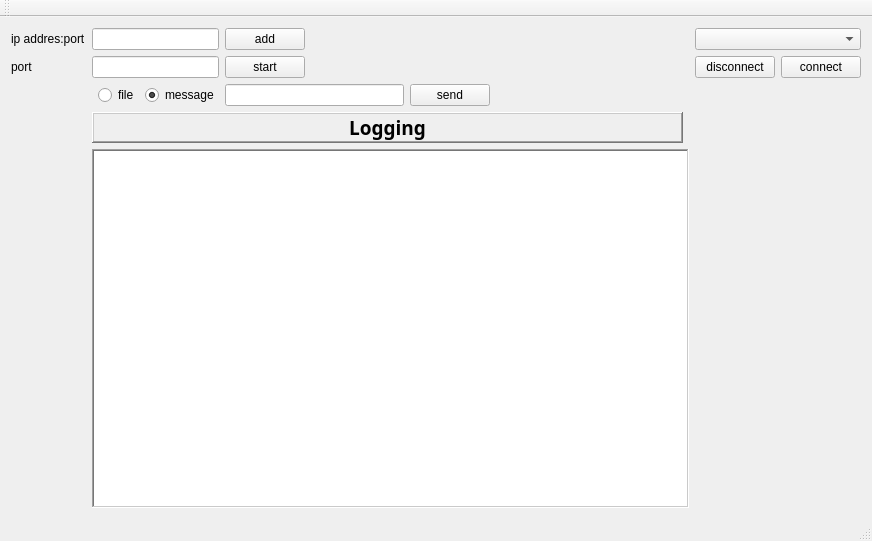
<?xml version="1.0" encoding="UTF-8"?>
<ui version="4.0">
 <class>MainWindow</class>
 <widget class="QMainWindow" name="MainWindow">
  <property name="geometry">
   <rect>
    <x>0</x>
    <y>0</y>
    <width>872</width>
    <height>541</height>
   </rect>
  </property>
  <property name="windowTitle">
   <string>MainWindow</string>
  </property>
  <widget class="QWidget" name="centralWidget">
   <layout class="QGridLayout" name="gridLayout">
    <item row="6" column="1" colspan="10">
     <widget class="QLabel" name="label_3">
      <property name="font">
       <font>
        <family>Purisa</family>
        <pointsize>14</pointsize>
        <weight>75</weight>
        <bold>true</bold>
       </font>
      </property>
      <property name="frameShape">
       <enum>QFrame::WinPanel</enum>
      </property>
      <property name="frameShadow">
       <enum>QFrame::Raised</enum>
      </property>
      <property name="lineWidth">
       <number>7</number>
      </property>
      <property name="midLineWidth">
       <number>4</number>
      </property>
      <property name="text">
       <string>Logging</string>
      </property>
      <property name="textFormat">
       <enum>Qt::RichText</enum>
      </property>
      <property name="alignment">
       <set>Qt::AlignCenter</set>
      </property>
      <property name="wordWrap">
       <bool>true</bool>
      </property>
      <property name="margin">
       <number>-1</number>
      </property>
     </widget>
    </item>
    <item row="2" column="13">
     <widget class="QPushButton" name="connect">
      <property name="text">
       <string>connect</string>
      </property>
     </widget>
    </item>
    <item row="2" column="12">
     <widget class="QPushButton" name="disconnect">
      <property name="contextMenuPolicy">
       <enum>Qt::DefaultContextMenu</enum>
      </property>
      <property name="acceptDrops">
       <bool>false</bool>
      </property>
      <property name="text">
       <string>disconnect</string>
      </property>
      <property name="checkable">
       <bool>false</bool>
      </property>
      <property name="flat">
       <bool>false</bool>
      </property>
     </widget>
    </item>
    <item row="4" column="2">
     <widget class="QRadioButton" name="file">
      <property name="text">
       <string>file</string>
      </property>
     </widget>
    </item>
    <item row="2" column="0">
     <widget class="QLabel" name="label_2">
      <property name="text">
       <string>port</string>
      </property>
     </widget>
    </item>
    <item row="4" column="7">
     <widget class="QPushButton" name="send">
      <property name="text">
       <string>send</string>
      </property>
     </widget>
    </item>
    <item row="4" column="3">
     <widget class="QRadioButton" name="message">
      <property name="text">
       <string>message</string>
      </property>
      <property name="checked">
       <bool>true</bool>
      </property>
     </widget>
    </item>
    <item row="4" column="9">
     <spacer name="horizontalSpacer_3">
      <property name="orientation">
       <enum>Qt::Horizontal</enum>
      </property>
      <property name="sizeHint" stdset="0">
       <size>
        <width>40</width>
        <height>20</height>
       </size>
      </property>
     </spacer>
    </item>
    <item row="4" column="8">
     <spacer name="horizontalSpacer">
      <property name="orientation">
       <enum>Qt::Horizontal</enum>
      </property>
      <property name="sizeHint" stdset="0">
       <size>
        <width>40</width>
        <height>20</height>
       </size>
      </property>
     </spacer>
    </item>
    <item row="0" column="5">
     <spacer name="horizontalSpacer_2">
      <property name="orientation">
       <enum>Qt::Horizontal</enum>
      </property>
      <property name="sizeHint" stdset="0">
       <size>
        <width>40</width>
        <height>20</height>
       </size>
      </property>
     </spacer>
    </item>
    <item row="2" column="1" colspan="3">
     <widget class="QLineEdit" name="portListen"/>
    </item>
    <item row="0" column="1" colspan="3">
     <widget class="QLineEdit" name="ipNew"/>
    </item>
    <item row="10" column="1" colspan="11">
     <widget class="QTextBrowser" name="log">
      <property name="focusPolicy">
       <enum>Qt::ClickFocus</enum>
      </property>
      <property name="frameShape">
       <enum>QFrame::WinPanel</enum>
      </property>
      <property name="verticalScrollBarPolicy">
       <enum>Qt::ScrollBarAsNeeded</enum>
      </property>
     </widget>
    </item>
    <item row="0" column="0">
     <widget class="QLabel" name="label">
      <property name="text">
       <string>ip addres:port</string>
      </property>
     </widget>
    </item>
    <item row="0" column="12" colspan="2">
     <widget class="QComboBox" name="ipList"/>
    </item>
    <item row="0" column="4">
     <widget class="QPushButton" name="addIp">
      <property name="text">
       <string>add</string>
      </property>
     </widget>
    </item>
    <item row="2" column="4">
     <widget class="QPushButton" name="startListen">
      <property name="text">
       <string>start</string>
      </property>
     </widget>
    </item>
    <item row="4" column="4" colspan="3">
     <widget class="QLineEdit" name="command"/>
    </item>
   </layout>
  </widget>
  <widget class="QMenuBar" name="menuBar">
   <property name="geometry">
    <rect>
     <x>0</x>
     <y>0</y>
     <width>872</width>
     <height>20</height>
    </rect>
   </property>
  </widget>
  <widget class="QToolBar" name="mainToolBar">
   <attribute name="toolBarArea">
    <enum>TopToolBarArea</enum>
   </attribute>
   <attribute name="toolBarBreak">
    <bool>false</bool>
   </attribute>
  </widget>
  <widget class="QStatusBar" name="statusBar"/>
 </widget>
 <layoutdefault spacing="6" margin="11"/>
 <resources/>
 <connections/>
</ui>
